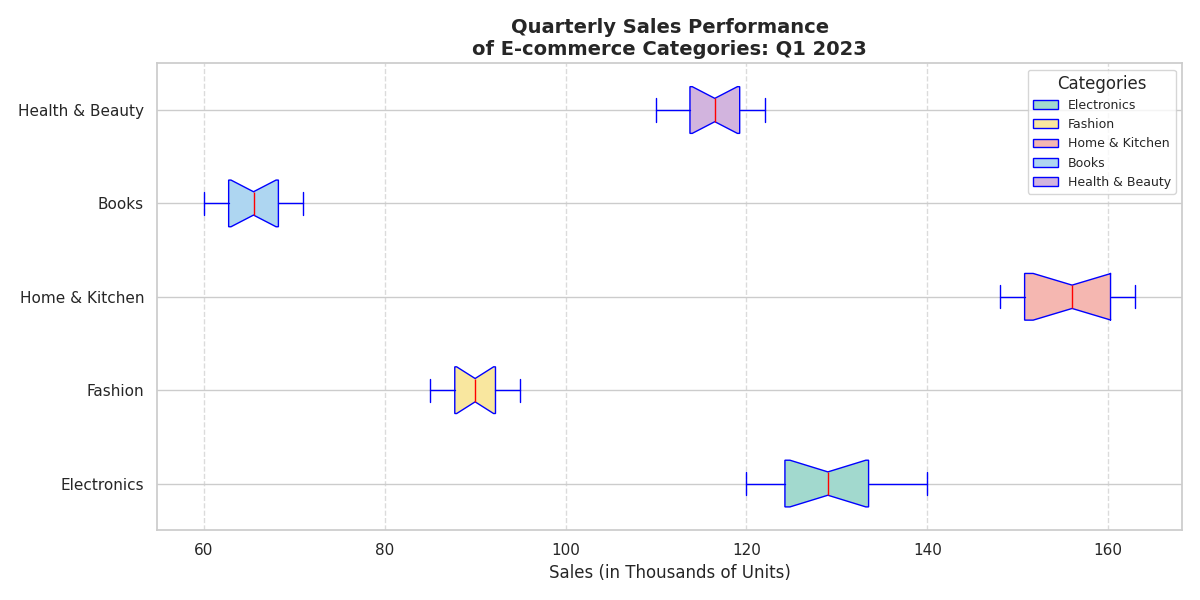

Python code for this plot:
import matplotlib.pyplot as plt

categories = ["Electronics", "Fashion", "Home & Kitchen", "Books", "Health & Beauty"]

electronics_sales = [120, 130, 125, 140, 135, 128, 127, 132, 138, 122, 121, 133]
fashion_sales = [85, 95, 90, 89, 92, 94, 87, 88, 91, 86, 93, 90]
home_kitchen_sales = [150, 160, 155, 148, 162, 157, 151, 149, 163, 154, 158, 161]
books_sales = [60, 65, 63, 70, 68, 66, 62, 67, 69, 64, 61, 71]
health_beauty_sales = [110, 115, 118, 112, 120, 119, 117, 116, 121, 114, 113, 122]

data = [
    electronics_sales,
    fashion_sales,
    home_kitchen_sales,
    books_sales,
    health_beauty_sales
]

fig, ax = plt.subplots(figsize=(12, 6))

box = ax.boxplot(data, notch=True, patch_artist=True, vert=False,
                 boxprops=dict(facecolor="lightblue", color="blue"),
                 capprops=dict(color="blue"),
                 whiskerprops=dict(color="blue"),
                 flierprops=dict(markerfacecolor='red', marker='o', markersize=8, linestyle='none'),
                 medianprops=dict(color="red"))

colors = ['#A2D9CE', '#F9E79F', '#F5B7B1', '#AED6F1', '#D2B4DE']
for patch, color in zip(box['boxes'], colors):
    patch.set_facecolor(color)

ax.set_title("Quarterly Sales Performance\nof E-commerce Categories: Q1 2023", fontsize=14, fontweight='bold')
ax.set_xlabel('Sales (in Thousands of Units)', fontsize=12)
ax.set_yticks(range(1, len(categories) + 1))
ax.set_yticklabels(categories, fontsize=11)

ax.xaxis.grid(True, linestyle='--', which='both', alpha=0.7)

ax.legend([box["boxes"][i] for i in range(len(categories))], categories, loc='upper right', fontsize=9, title="Categories")

plt.tight_layout()
plt.show()
